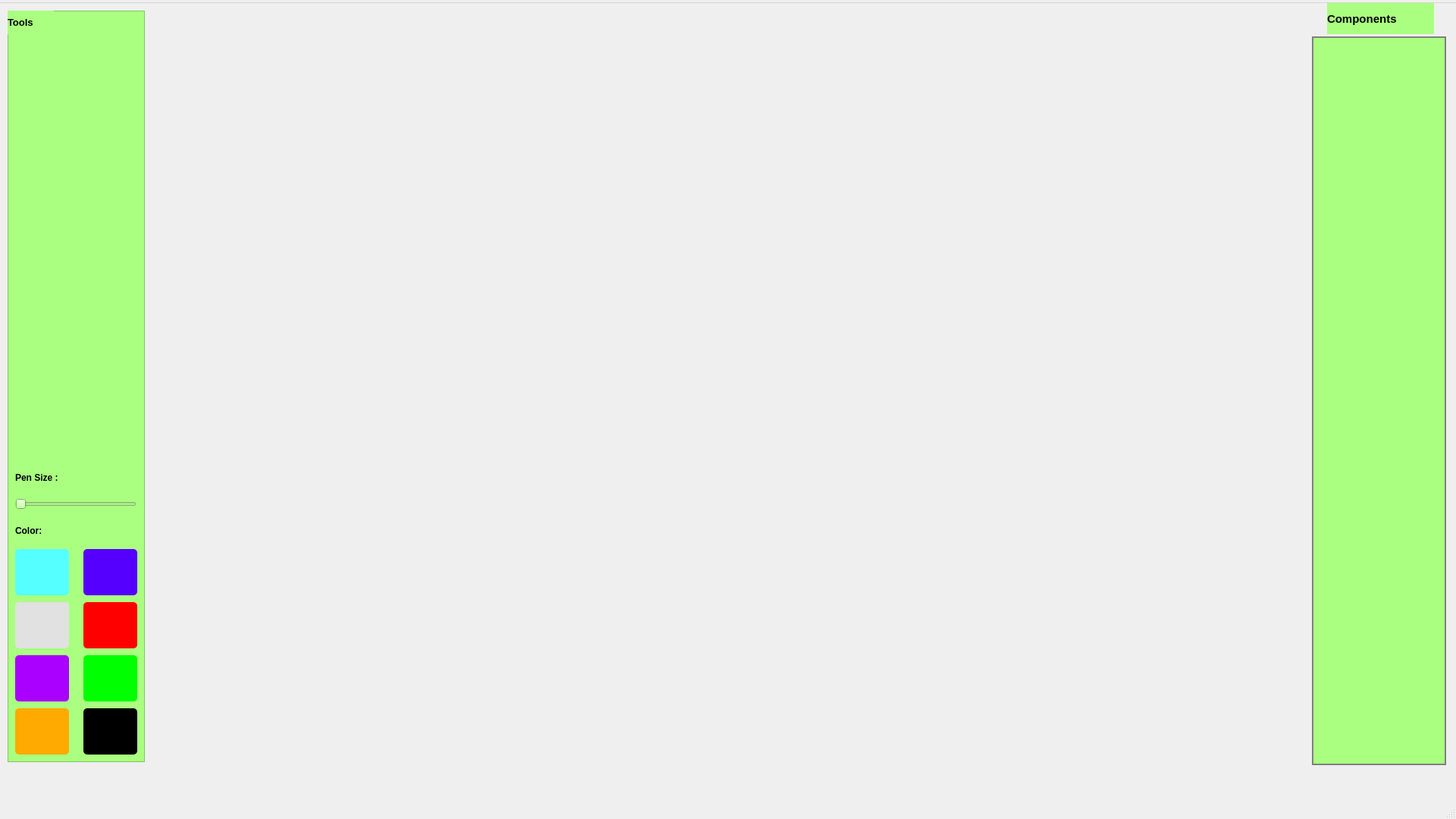
<?xml version="1.0" encoding="UTF-8"?>
<ui version="4.0">
 <class>MainWindow</class>
 <widget class="QMainWindow" name="MainWindow">
  <property name="geometry">
   <rect>
    <x>0</x>
    <y>0</y>
    <width>1920</width>
    <height>1080</height>
   </rect>
  </property>
  <property name="windowTitle">
   <string>MainWindow</string>
  </property>
  <property name="styleSheet">
   <string notr="true"/>
  </property>
  <widget class="QWidget" name="centralwidget">
   <widget class="QListWidget" name="listWidget">
    <property name="geometry">
     <rect>
      <x>1730</x>
      <y>44</y>
      <width>177</width>
      <height>961</height>
     </rect>
    </property>
    <property name="font">
     <font>
      <pointsize>14</pointsize>
      <weight>75</weight>
      <bold>true</bold>
     </font>
    </property>
    <property name="cursor" stdset="0">
     <cursorShape>PointingHandCursor</cursorShape>
    </property>
    <property name="styleSheet">
     <string notr="true">border:2px solid gray;
background-color: rgb(170, 255, 128);</string>
    </property>
   </widget>
   <widget class="QFrame" name="toolsPanel">
    <property name="geometry">
     <rect>
      <x>10</x>
      <y>10</y>
      <width>181</width>
      <height>991</height>
     </rect>
    </property>
    <property name="styleSheet">
     <string notr="true">
background-color: rgb(170, 255, 128);</string>
    </property>
    <property name="frameShape">
     <enum>QFrame::StyledPanel</enum>
    </property>
    <property name="frameShadow">
     <enum>QFrame::Raised</enum>
    </property>
    <widget class="QPushButton" name="freeHandTool">
     <property name="geometry">
      <rect>
       <x>10</x>
       <y>30</y>
       <width>71</width>
       <height>61</height>
      </rect>
     </property>
     <property name="font">
      <font>
       <pointsize>12</pointsize>
      </font>
     </property>
     <property name="cursor">
      <cursorShape>PointingHandCursor</cursorShape>
     </property>
     <property name="toolTip">
      <string/>
     </property>
     <property name="styleSheet">
      <string notr="true">background-color: rgb(170, 255, 128);
border-radius:5px;
padding:2px;</string>
     </property>
     <property name="text">
      <string/>
     </property>
    </widget>
    <widget class="QPushButton" name="goToLineInfoPanel">
     <property name="geometry">
      <rect>
       <x>100</x>
       <y>30</y>
       <width>71</width>
       <height>61</height>
      </rect>
     </property>
     <property name="font">
      <font>
       <pointsize>13</pointsize>
      </font>
     </property>
     <property name="cursor">
      <cursorShape>PointingHandCursor</cursorShape>
     </property>
     <property name="toolTip">
      <string/>
     </property>
     <property name="styleSheet">
      <string notr="true">
background-color: rgb(170, 255, 128);
border-radius:5px;
padding:2px;</string>
     </property>
     <property name="text">
      <string/>
     </property>
    </widget>
    <widget class="QPushButton" name="pickTool">
     <property name="geometry">
      <rect>
       <x>10</x>
       <y>170</y>
       <width>71</width>
       <height>61</height>
      </rect>
     </property>
     <property name="font">
      <font>
       <pointsize>14</pointsize>
      </font>
     </property>
     <property name="cursor">
      <cursorShape>PointingHandCursor</cursorShape>
     </property>
     <property name="toolTip">
      <string/>
     </property>
     <property name="styleSheet">
      <string notr="true">border-color: rgb(0, 0, 0);
image: url(:/images/Icon Archieve/pick_tool_icon.png);
background-color: rgb(170, 255, 128);

border-radius:5px;
padding:2px;</string>
     </property>
     <property name="text">
      <string/>
     </property>
    </widget>
    <widget class="QPushButton" name="groupButton">
     <property name="geometry">
      <rect>
       <x>10</x>
       <y>240</y>
       <width>71</width>
       <height>61</height>
      </rect>
     </property>
     <property name="font">
      <font>
       <pointsize>9</pointsize>
      </font>
     </property>
     <property name="cursor">
      <cursorShape>PointingHandCursor</cursorShape>
     </property>
     <property name="toolTip">
      <string/>
     </property>
     <property name="styleSheet">
      <string notr="true">background-color: rgb(170, 255, 128);
image: url(:/images/Icon Archieve/group_icon.png);
border-radius:5px;
padding:2px;</string>
     </property>
     <property name="text">
      <string/>
     </property>
    </widget>
    <widget class="QPushButton" name="ungroupButton">
     <property name="geometry">
      <rect>
       <x>100</x>
       <y>240</y>
       <width>71</width>
       <height>61</height>
      </rect>
     </property>
     <property name="font">
      <font>
       <pointsize>8</pointsize>
      </font>
     </property>
     <property name="cursor">
      <cursorShape>PointingHandCursor</cursorShape>
     </property>
     <property name="toolTip">
      <string/>
     </property>
     <property name="styleSheet">
      <string notr="true">background-color: rgb(170, 255, 128);
border-radius:5px;
padding:2px;
image: url(:/images/Icon Archieve/ungroup_icon.png);</string>
     </property>
     <property name="text">
      <string/>
     </property>
    </widget>
    <widget class="QPushButton" name="saveButton">
     <property name="geometry">
      <rect>
       <x>10</x>
       <y>380</y>
       <width>71</width>
       <height>61</height>
      </rect>
     </property>
     <property name="cursor">
      <cursorShape>PointingHandCursor</cursorShape>
     </property>
     <property name="toolTip">
      <string/>
     </property>
     <property name="styleSheet">
      <string notr="true">background-color: rgb(170, 255, 128);
border-radius:5px;
padding:2px;</string>
     </property>
     <property name="text">
      <string/>
     </property>
    </widget>
    <widget class="QPushButton" name="openButton">
     <property name="geometry">
      <rect>
       <x>100</x>
       <y>380</y>
       <width>71</width>
       <height>61</height>
      </rect>
     </property>
     <property name="cursor">
      <cursorShape>PointingHandCursor</cursorShape>
     </property>
     <property name="toolTip">
      <string/>
     </property>
     <property name="styleSheet">
      <string notr="true">background-color: rgb(170, 255, 128);
image: url(:/images/Icon Archieve/open_icon.png);
border-radius:5px;
padding:2px;</string>
     </property>
     <property name="text">
      <string/>
     </property>
    </widget>
    <widget class="QSlider" name="horizontalSlider">
     <property name="geometry">
      <rect>
       <x>10</x>
       <y>640</y>
       <width>160</width>
       <height>22</height>
      </rect>
     </property>
     <property name="cursor">
      <cursorShape>PointingHandCursor</cursorShape>
     </property>
     <property name="orientation">
      <enum>Qt::Horizontal</enum>
     </property>
    </widget>
    <widget class="QLabel" name="label">
     <property name="geometry">
      <rect>
       <x>10</x>
       <y>600</y>
       <width>81</width>
       <height>31</height>
      </rect>
     </property>
     <property name="font">
      <font>
       <pointsize>9</pointsize>
       <weight>75</weight>
       <bold>true</bold>
      </font>
     </property>
     <property name="text">
      <string>Pen Size :</string>
     </property>
    </widget>
    <widget class="QLabel" name="label_3">
     <property name="geometry">
      <rect>
       <x>10</x>
       <y>670</y>
       <width>55</width>
       <height>31</height>
      </rect>
     </property>
     <property name="font">
      <font>
       <pointsize>9</pointsize>
       <weight>75</weight>
       <bold>true</bold>
      </font>
     </property>
     <property name="text">
      <string>Color:</string>
     </property>
    </widget>
    <widget class="QPushButton" name="blueColorButton">
     <property name="geometry">
      <rect>
       <x>100</x>
       <y>710</y>
       <width>71</width>
       <height>61</height>
      </rect>
     </property>
     <property name="font">
      <font>
       <pointsize>8</pointsize>
      </font>
     </property>
     <property name="cursor">
      <cursorShape>PointingHandCursor</cursorShape>
     </property>
     <property name="toolTip">
      <string/>
     </property>
     <property name="styleSheet">
      <string notr="true">
background-color: rgb(85, 0, 255);
border-radius:5px;
padding:2px;</string>
     </property>
     <property name="text">
      <string/>
     </property>
    </widget>
    <widget class="QPushButton" name="greyColorButton">
     <property name="geometry">
      <rect>
       <x>10</x>
       <y>780</y>
       <width>71</width>
       <height>61</height>
      </rect>
     </property>
     <property name="font">
      <font>
       <pointsize>8</pointsize>
      </font>
     </property>
     <property name="cursor">
      <cursorShape>PointingHandCursor</cursorShape>
     </property>
     <property name="toolTip">
      <string/>
     </property>
     <property name="styleSheet">
      <string notr="true">background-color: rgb(225, 225, 225);
border-radius:5px;
padding:2px;</string>
     </property>
     <property name="text">
      <string/>
     </property>
    </widget>
    <widget class="QPushButton" name="lightBlueColorButton">
     <property name="geometry">
      <rect>
       <x>10</x>
       <y>710</y>
       <width>71</width>
       <height>61</height>
      </rect>
     </property>
     <property name="font">
      <font>
       <pointsize>8</pointsize>
      </font>
     </property>
     <property name="cursor">
      <cursorShape>PointingHandCursor</cursorShape>
     </property>
     <property name="toolTip">
      <string/>
     </property>
     <property name="styleSheet">
      <string notr="true">background-color: rgb(85, 255, 255);
border-radius:5px;
padding:2px;</string>
     </property>
     <property name="text">
      <string/>
     </property>
    </widget>
    <widget class="QPushButton" name="orangeColorButton">
     <property name="geometry">
      <rect>
       <x>10</x>
       <y>920</y>
       <width>71</width>
       <height>61</height>
      </rect>
     </property>
     <property name="font">
      <font>
       <pointsize>8</pointsize>
      </font>
     </property>
     <property name="cursor">
      <cursorShape>PointingHandCursor</cursorShape>
     </property>
     <property name="toolTip">
      <string/>
     </property>
     <property name="styleSheet">
      <string notr="true">background-color: rgb(255, 170, 0);
border-radius:5px;
padding:2px;</string>
     </property>
     <property name="text">
      <string/>
     </property>
    </widget>
    <widget class="QPushButton" name="voiletColorButton">
     <property name="geometry">
      <rect>
       <x>10</x>
       <y>850</y>
       <width>71</width>
       <height>61</height>
      </rect>
     </property>
     <property name="font">
      <font>
       <pointsize>8</pointsize>
      </font>
     </property>
     <property name="cursor">
      <cursorShape>PointingHandCursor</cursorShape>
     </property>
     <property name="toolTip">
      <string/>
     </property>
     <property name="styleSheet">
      <string notr="true">background-color: rgb(170, 0, 255);
border-radius:5px;
padding:2px;</string>
     </property>
     <property name="text">
      <string/>
     </property>
    </widget>
    <widget class="QLabel" name="label_2">
     <property name="geometry">
      <rect>
       <x>0</x>
       <y>0</y>
       <width>61</width>
       <height>31</height>
      </rect>
     </property>
     <property name="font">
      <font>
       <pointsize>10</pointsize>
       <weight>75</weight>
       <bold>true</bold>
      </font>
     </property>
     <property name="styleSheet">
      <string notr="true">background-color: rgb(170, 255, 128);</string>
     </property>
     <property name="text">
      <string>Tools</string>
     </property>
    </widget>
    <widget class="QPushButton" name="insertImage">
     <property name="geometry">
      <rect>
       <x>10</x>
       <y>450</y>
       <width>71</width>
       <height>61</height>
      </rect>
     </property>
     <property name="cursor">
      <cursorShape>PointingHandCursor</cursorShape>
     </property>
     <property name="toolTip">
      <string/>
     </property>
     <property name="styleSheet">
      <string notr="true">background-color: rgb(170, 255, 128);
border-radius:5px;
padding:2px;
image: url(:/images/Icon Archieve/save_icon.png);</string>
     </property>
     <property name="text">
      <string/>
     </property>
    </widget>
    <widget class="QPushButton" name="createLine">
     <property name="geometry">
      <rect>
       <x>100</x>
       <y>170</y>
       <width>71</width>
       <height>61</height>
      </rect>
     </property>
     <property name="cursor">
      <cursorShape>PointingHandCursor</cursorShape>
     </property>
     <property name="toolTip">
      <string>&lt;html&gt;&lt;head/&gt;&lt;body&gt;&lt;p&gt;Draw Lines&lt;/p&gt;&lt;/body&gt;&lt;/html&gt;</string>
     </property>
     <property name="styleSheet">
      <string notr="true">background-color: rgb(170, 255, 128);
border-radius:5px;
padding:2px;
image: url(:/images/Icon Archieve/save_icon.png);</string>
     </property>
     <property name="text">
      <string/>
     </property>
    </widget>
    <widget class="QPushButton" name="clearCanvas">
     <property name="geometry">
      <rect>
       <x>100</x>
       <y>310</y>
       <width>71</width>
       <height>61</height>
      </rect>
     </property>
     <property name="cursor">
      <cursorShape>PointingHandCursor</cursorShape>
     </property>
     <property name="toolTip">
      <string/>
     </property>
     <property name="styleSheet">
      <string notr="true">background-color: rgb(170, 255, 128);
border-radius:5px;
padding:2px;</string>
     </property>
     <property name="text">
      <string/>
     </property>
    </widget>
    <widget class="QPushButton" name="goToRectangleInfoPanel">
     <property name="geometry">
      <rect>
       <x>10</x>
       <y>100</y>
       <width>71</width>
       <height>61</height>
      </rect>
     </property>
     <property name="font">
      <font>
       <pointsize>14</pointsize>
      </font>
     </property>
     <property name="cursor">
      <cursorShape>PointingHandCursor</cursorShape>
     </property>
     <property name="toolTip">
      <string/>
     </property>
     <property name="styleSheet">
      <string notr="true">border-color: rgb(0, 0, 0);
image: url(:/images/Icon Archieve/rectangle_icon.png);
background-color: rgb(170, 255, 128);
border-radius:5px;
padding:2px;
</string>
     </property>
     <property name="text">
      <string/>
     </property>
    </widget>
    <widget class="QPushButton" name="goToEllipseInfoPanel">
     <property name="geometry">
      <rect>
       <x>100</x>
       <y>100</y>
       <width>71</width>
       <height>61</height>
      </rect>
     </property>
     <property name="font">
      <font>
       <pointsize>13</pointsize>
      </font>
     </property>
     <property name="cursor">
      <cursorShape>PointingHandCursor</cursorShape>
     </property>
     <property name="toolTip">
      <string/>
     </property>
     <property name="styleSheet">
      <string notr="true">border-color: rgb(0, 0, 0);
image: url(:/images/Icon Archieve/circle_icon1.png);
background-color: rgb(170, 255, 128);
border-radius:5px;
padding:2px;
</string>
     </property>
     <property name="text">
      <string/>
     </property>
    </widget>
    <widget class="QPushButton" name="redColorButton">
     <property name="geometry">
      <rect>
       <x>100</x>
       <y>780</y>
       <width>71</width>
       <height>61</height>
      </rect>
     </property>
     <property name="font">
      <font>
       <pointsize>8</pointsize>
      </font>
     </property>
     <property name="cursor">
      <cursorShape>PointingHandCursor</cursorShape>
     </property>
     <property name="toolTip">
      <string/>
     </property>
     <property name="styleSheet">
      <string notr="true">background-color: rgb(255, 0, 0);
border-radius:5px;
padding:2px;</string>
     </property>
     <property name="text">
      <string/>
     </property>
    </widget>
    <widget class="QPushButton" name="blackColorButton">
     <property name="geometry">
      <rect>
       <x>100</x>
       <y>920</y>
       <width>71</width>
       <height>61</height>
      </rect>
     </property>
     <property name="font">
      <font>
       <pointsize>8</pointsize>
      </font>
     </property>
     <property name="cursor">
      <cursorShape>PointingHandCursor</cursorShape>
     </property>
     <property name="toolTip">
      <string/>
     </property>
     <property name="styleSheet">
      <string notr="true">background-color: rgb(0, 0, 0);
border-radius:5px;
padding:2px;</string>
     </property>
     <property name="text">
      <string/>
     </property>
    </widget>
    <widget class="QPushButton" name="greenColorButton">
     <property name="geometry">
      <rect>
       <x>100</x>
       <y>850</y>
       <width>71</width>
       <height>61</height>
      </rect>
     </property>
     <property name="font">
      <font>
       <pointsize>8</pointsize>
      </font>
     </property>
     <property name="cursor">
      <cursorShape>PointingHandCursor</cursorShape>
     </property>
     <property name="toolTip">
      <string/>
     </property>
     <property name="styleSheet">
      <string notr="true">background-color: rgb(0, 255, 0);
border-radius:5px;
padding:2px;</string>
     </property>
     <property name="text">
      <string/>
     </property>
    </widget>
    <widget class="QPushButton" name="deleteButton">
     <property name="geometry">
      <rect>
       <x>10</x>
       <y>310</y>
       <width>71</width>
       <height>61</height>
      </rect>
     </property>
     <property name="font">
      <font>
       <pointsize>14</pointsize>
      </font>
     </property>
     <property name="cursor">
      <cursorShape>PointingHandCursor</cursorShape>
     </property>
     <property name="toolTip">
      <string/>
     </property>
     <property name="styleSheet">
      <string notr="true">border-color: rgb(0, 0, 0);
image: url(:/images/Icon Archieve/delete_icon.png);
background-color: rgb(170, 255, 128);
border-radius:5px;
padding:2px;

</string>
     </property>
     <property name="text">
      <string/>
     </property>
    </widget>
    <widget class="QPushButton" name="eraserTool">
     <property name="geometry">
      <rect>
       <x>100</x>
       <y>450</y>
       <width>71</width>
       <height>61</height>
      </rect>
     </property>
     <property name="font">
      <font>
       <pointsize>12</pointsize>
      </font>
     </property>
     <property name="cursor">
      <cursorShape>PointingHandCursor</cursorShape>
     </property>
     <property name="toolTip">
      <string/>
     </property>
     <property name="styleSheet">
      <string notr="true">background-color: rgb(170, 255, 128);
border-radius:5px;
padding:2px;</string>
     </property>
     <property name="text">
      <string/>
     </property>
    </widget>
   </widget>
   <widget class="QLabel" name="componentLabel">
    <property name="geometry">
     <rect>
      <x>1750</x>
      <y>0</y>
      <width>141</width>
      <height>41</height>
     </rect>
    </property>
    <property name="font">
     <font>
      <pointsize>11</pointsize>
      <weight>75</weight>
      <bold>true</bold>
     </font>
    </property>
    <property name="styleSheet">
     <string notr="true">background-color: rgb(170, 255, 128);</string>
    </property>
    <property name="text">
     <string>Components</string>
    </property>
   </widget>
  </widget>
  <widget class="QMenuBar" name="menubar">
   <property name="geometry">
    <rect>
     <x>0</x>
     <y>0</y>
     <width>1920</width>
     <height>26</height>
    </rect>
   </property>
   <widget class="QMenu" name="menuf">
    <property name="title">
     <string/>
    </property>
   </widget>
   <addaction name="menuf"/>
  </widget>
  <widget class="QStatusBar" name="statusbar"/>
 </widget>
 <resources/>
 <connections/>
</ui>
